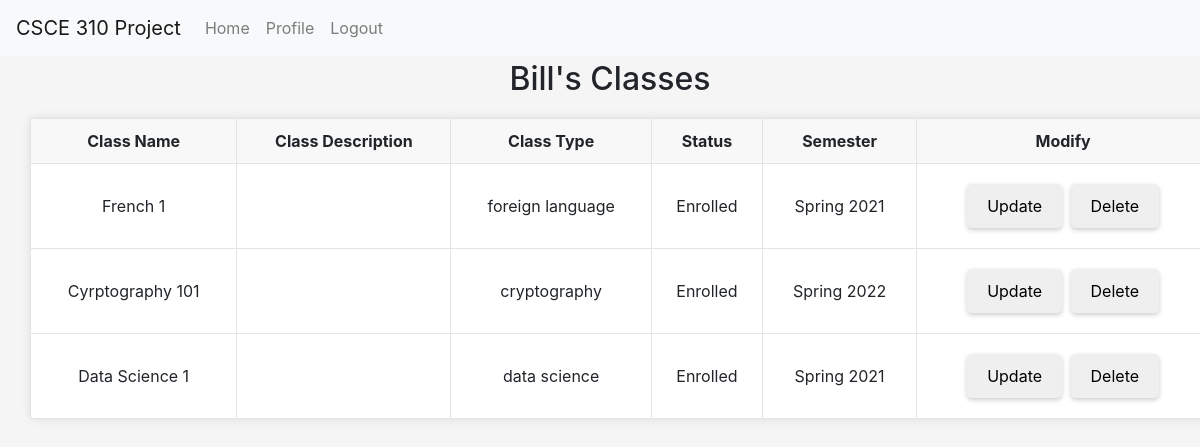
Page /classes/view_classes/3 (signed in) on the committed database.
### tables this page shows
CREATE TABLE Users (
                    UIN INTEGER PRIMARY KEY,
                    First_Name TEXT NOT NULL,
                    M_Initial TEXT,
                    Last_Name TEXT NOT NULL,
                    Username TEXT UNIQUE NOT NULL,
                    Password TEXT NOT NULL,
                    User_Type TEXT NOT NULL,
                    Email TEXT UNIQUE NOT NULL,
                    Discord_Name TEXT NOT NULL,
                    Archived INTEGER NOT NULL
                    );

CREATE TABLE Class_Enrollment (
                    CE_Num INTEGER PRIMARY KEY AUTOINCREMENT,
                    UIN INTEGER,
                    Class_ID INTEGER,
                    Status VARCHAR, 
                    Semester VARCHAR,
                    Year YEAR,
                    FOREIGN KEY(UIN) REFERENCES College_students(UIN),
                    FOREIGN KEY(Class_ID) REFERENCES Classes(Class_ID)
                    );

CREATE TABLE Classes (
                    Class_ID INTEGER PRIMARY KEY AUTOINCREMENT,
                    Name VARCHAR,
                    Description VARCHAR,
                    Type VARCHAR
                    );

### routes/classes.py (the view)
@classes_bp.route('/view_classes/<int:UIN>', methods=['GET'])
@login_required
def view_classes(UIN):
    conn = get_db_connection()
    classes = get_all_classes_by_user(conn, UIN)
    name = conn.execute('SELECT First_Name FROM Users WHERE UIN=?', (UIN,)).fetchone()
    conn.close()
    return render_template('admin/view_classes.html', classes=classes, name=name['First_Name'])

### app.py (called while the page is built)
@login_manager.user_loader
def load_user(UIN):
    return User(UIN)

### db.py (called while the page is built)
def get_db_connection():
    conn = sqlite3.connect('database.db')
    conn.row_factory = sqlite3.Row
    return conn

### routes/classes.py (called while the page is built)
def get_all_classes_by_user(conn, UIN):
    return conn.execute('SELECT * FROM View_ClassEnrollmentDetails where UIN = ?', (UIN,)).fetchall()

### util/Users.py (called while the page is built)
def get_user(conn, UIN):
    query_result = conn.execute("SELECT * FROM View_CollegeStudentDetails WHERE UIN = ?", (UIN,)).fetchone()
    user_info = {}
    if not query_result:
        return user_info
    for column_name in query_result.keys():
        user_info[column_name] = query_result[column_name]
    return user_info

### templates/admin/view_classes.html (shortened to what this page needs)
<!DOCTYPE html>
<html lang="en">
<head>
  <link rel="stylesheet" href="https://stackpath.bootstrapcdn.com/bootstrap/4.3.1/css/bootstrap.min.css">
  <link rel="stylesheet" href="../../static/general.css">
  <link rel="stylesheet" href="../../static/admin_home.css">
</head>
<body>
    <nav class="navbar navbar-expand-lg navbar-light bg-light fixed-top">
      <a class="navbar-brand" href="#">CSCE 310 Project</a>
      <div class="collapse navbar-collapse" id="navbarNav">
          <ul class="navbar-nav">
              <li class="nav-item">
                  <a class="nav-link" href="/">Home</a>
              </li>
              <li class="nav-item">
                  <a class="nav-link" href="/profile">Profile</a>
              </li>
              <li class="nav-item">
                  <a class="nav-link" href="/logout">Logout</a>
              </li>
          </ul>
      </div>
  </nav>
  <h2>{{name}}'s Classes</h2>
  <table>
    <tr>
      <th>Class Name</th>
      <th>Class Description</th>
      <th>Class Type</th>
      <th>Status</th>
      <th>Semester</th>
      <th>Modify</th>
    </tr>
    {% for class in classes %}
        <tr>
          <td>{{ class.Name }}</td>
          <td>{{ class.Description }}</td>
          <td>{{ class.type }}</td>
          <td>{{ class.status }}</td>
          <td>{{ class.semester}} {{class.year }}</td>
          <td>
            <a href="{{ url_for('classes_bp.update_class_student', Class_ID=class.Class_ID, UIN=request.view_args['UIN']) }}">
              <button>Update</button>
            </a>
            <button onclick="deleteClass({{class.Class_ID}}, {{request.view_args['UIN']}})">Delete</button>
          </td>
        </tr>
        {% endfor %}
  </table>
</body>
</html>

### static/general.css (style rules this page uses)
body { padding-top: 60px; padding-left: 20px; }
table { border-collapse: collapse; margin: 10px; }
table, th, td { border: 1px solid #e4e4e4; }
th, td { padding: 10px; text-align: left; }
th { background-color: #f8f8f8; vertical-align: text-top; }
button { cursor: pointer; border: 2px solid #808080; }

### static/admin_home.css (style rules this page uses)
body { background-color: #f5f5f5; padding-top: 60px; }
h1, h2 { text-align: center; margin-bottom: 20px; }
table { box-shadow: 0 0 10px rgba(0,0,0,0.1); background: #fff; border-radius: 5px; width: 100%; margin-bottom: 20px; }
table th, table td { text-align: center; vertical-align: middle; }
button, .btn-custom { border: none; padding: 10px 20px; margin: 10px 2px; border-radius: 5px; box-shadow: 0 2px 5px rgba(0,0,0,0.2); }

### rows in the picture
Users: First_Name "Bill"
Class_Enrollment: Name "French 1", type "foreign language", status "Enrolled", semester "Spring", year "2021"
Class_Enrollment: Name "Cyrptography 101", type "cryptography", status "Enrolled", semester "Spring", year "2022"
Class_Enrollment: Name "Data Science 1", type "data science", status "Enrolled", semester "Spring", year "2021"
